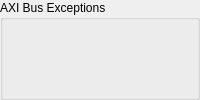
             <widget class="QWidget" name="G_AXI_BUS_EXCEPTIONS" >
              <layout class="QVBoxLayout" >
               <property name="margin" >
                <number>0</number>
               </property>
               <property name="spacing" >
                <number>0</number>
               </property>
               <item>
                <widget class="QGroupBox" name="groupBox_axi_bus_exceptions" >
                 <property name="title" >
                  <string>AXI Bus Exceptions</string>
                 </property>
                 <property name="lineWidth" stdset="0" >
                  <number>1</number>
                 </property>
                 <layout class="QHBoxLayout" >
                  <property name="margin" >
                   <number>0</number>
                  </property>
                  <property name="spacing" >
                   <number>0</number>
                  </property>
                  <item>
                   <widget class="MdtGui::LabeledCheckbox" name="C_M_AXI_I_BUS_EXCEPTION" >
                    <property name="TclProc" >
                      <string>gui_iaxi_bus_exception</string>
                    </property>
                    <property name="Label" >
                     <string>Enable Instruction-side AXI Exception</string>
                    </property>
                    <property name="LabelTooltip" >
                     <string>&lt;qt>Enable the instruction-side Advanced eXtensible Interconnect (AXI) exception.  This causes an exception if there is an error on the instruction-side AXI bus.  The user must provide their own exception handler.&lt;/qt></string>
                    </property>
                    <property name="Key" >
                     <string>C_M_AXI_I_BUS_EXCEPTION</string>
                    </property>
                   </widget>
                  </item>
                  <item>
                   <widget class="MdtGui::LabeledCheckbox" name="C_M_AXI_D_BUS_EXCEPTION" >
                    <property name="TclProc" >
                      <string>gui_daxi_bus_exception</string>
                    </property>
                    <property name="Label" >
                     <string>Enable Data-side AXI Exception</string>
                    </property>
                    <property name="LabelTooltip" >
                     <string>&lt;qt>Enable the data-side Advanced eXtensible Interconnect (AXI) exception.  This causes an exception if there is an error on the data-side AXI bus.  The user must provide their own exception handler.&lt;/qt></string>
                    </property>
                    <property name="Key" >
                     <string>C_M_AXI_D_BUS_EXCEPTION</string>
                    </property>
                    <property name="Hidden" >
                     <bool>false</bool>
                    </property>
                   </widget>
                  </item>
                 </layout>
                </widget>
               </item>
              </layout>
             </widget>
